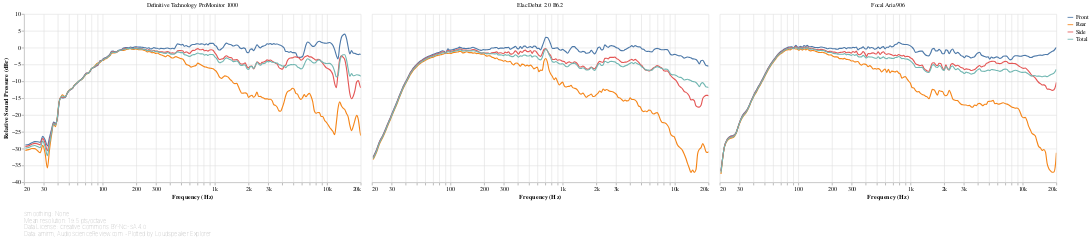

The notebook cell this image was saved under:
### Markdown cell above
[ANSI-CTA-2034-A](https://shop.cta.tech/products/standard-method-of-measurement-for-in-home-loudspeakers) section 5.2 defines the following Horizontal Reflection curves as the power average of the responses at the following horizontal angles:

- **Front**: ±0-30°
- **Side**: ±40-80°
- **Rear**: ±90-180° (i.e. rear semicircle)

### Code cell
#@markdown
def reflection_responses_chart(axis):
    return conditional_chart(max_sidebyside_speaker_count, lambda: frequency_response_db_chart(
        speakers_fr_ready
            .loc[:, f'{axis} Reflections']
            .rename_axis(columns=['Direction'])
            .rename(columns=lambda column:
                    re.sub(f' ?{axis} ?', '', re.sub(' ?Reflection ?', '', column))),
        lambda chart: lsx.util.pipe(chart
            .encode(sound_pressure_yaxis(), key_color()),
            speaker_facet, speaker_input),
        lambda chart: lsx.alt.interactive_line(chart),
        fold={},
        additional_tooltips=[alt.Tooltip('key', type='nominal', title='Direction')],
        sidebyside=True))

reflection_responses_chart('Horizontal')

### Figure 1 — Vega-Lite specification as saved in the notebook (floating-point values rounded to 4 significant figures; data arrays with more than 128 entries replaced by an {"elided": "..."} marker saying what was removed)
{"config": {"view": {"continuousWidth": 400, "continuousHeight": 300, "opacity": 0}}, "vconcat": [{"data": {"name": "data-aa30c81e22144d2570b9157e3f6162ad"}, "facet": {"type": "nominal", "field": "speaker", "title": null}, "spec": {"layer": [{"mark": {"type": "line", "clip": true, "interpolate": "monotone"}, "encoding": {"opacity": {"condition": {"value": 1, "selection": "selector026"}, "value": 0.2}}, "selection": {"selector026": {"type": "multi", "encodings": ["color"], "bind": "legend"}, "selector028": {"type": "interval", "bind": "scales", "encodings": ["x", "y"]}, "selector029": {"type": "single", "fields": ["speaker"], "bind": {"input": "select", "options": [null, "Definitive Technology ProMonitor 1000", "Elac Debut 2.0 B6.2", "Focal Aria 906"], "labels": ["All", "Definitive Technology ProMonitor 1000", "Elac Debut 2.0 B6.2", "Focal Aria 906"], "name": "Speaker: "}}}}, {"mark": {"type": "circle", "clip": true, "size": 100}, "encoding": {"fillOpacity": {"condition": {"value": 0.3, "selection": "selector027"}, "value": 0}}, "selection": {"selector027": {"type": "single", "on": "mouseover", "clear": "mouseout", "empty": "none", "encodings": ["x", "y"]}}}], "encoding": {"color": {"type": "nominal", "field": "key", "legend": {"symbolType": "stroke"}, "sort": null, "title": null}, "tooltip": [{"type": "nominal", "field": "key", "title": "Direction"}, {"type": "quantitative", "field": "frequency", "format": ".03s", "title": "Frequency (Hz)"}, {"type": "quantitative", "field": "value", "format": ".2f", "title": "Value (dB)"}], "x": {"type": "quantitative", "axis": {"format": "s"}, "field": "frequency", "scale": {"base": 10, "domain": [20, 20000], "nice": false, "type": "log"}, "title": "Frequency (Hz)"}, "y": {"type": "quantitative", "axis": {"grid": true}, "field": "value", "scale": {"domain": [-40, 10]}, "title": ["Relative Sound Pressure (dBr)"]}}, "height": 300, "transform": [{"flatten": ["frequency", "Front", "Rear", "Side", "Total"]}, {"fold": ["Front", "Rear", "Side", "Total"]}], "width": 600}, "transform": [{"filter": {"selection": "selector029"}}]}, {"mark": "text", "height": 1, "title": {"text": ["Smoothing: None", "Mean resolution: 19.5 pts/octave", "Data License: Creative Commons BY-NC-SA 4.0", "Data: amirm, AudioScienceReview.com - Plotted by Loudspeaker Explorer"], "anchor": "start", "color": "gray", "fontSize": 10, "fontWeight": "lighter"}, "width": 600}], "resolve": {"legend": {"color": "independent"}}, "$schema": "https://vega.github.io/schema/vega-lite/v4.8.1.json", "datasets": {"data-aa30c81e22144d2570b9157e3f6162ad": [{"speaker": "Definitive Technology ProMonitor 1000", "frequency": {"elided": "194 float values"}, "Front": {"elided": "194 float values"}, "Rear": {"elided": "194 float values"}, "Side": {"elided": "194 float values"}, "Total": {"elided": "194 float values"}}, {"speaker": "Elac Debut 2.0 B6.2", "frequency": {"elided": "194 float values"}, "Front": {"elided": "194 float values"}, "Rear": {"elided": "194 float values"}, "Side": {"elided": "194 float values"}, "Total": {"elided": "194 float values"}}, {"speaker": "Focal Aria 906", "frequency": {"elided": "194 float values"}, "Front": {"elided": "194 float values"}, "Rear": {"elided": "194 float values"}, "Side": {"elided": "194 float values"}, "Total": {"elided": "194 float values"}}]}}
